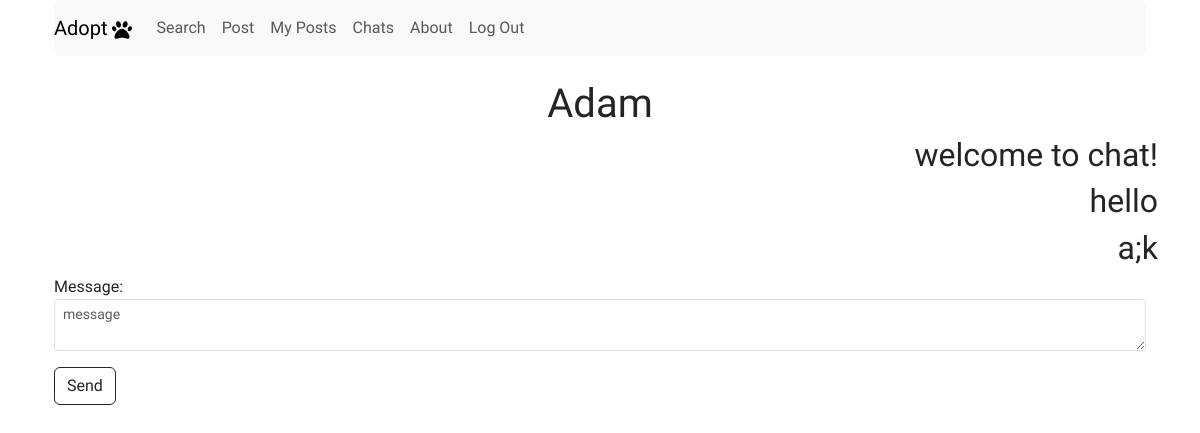
Before: /chats/Adam_chat/ (signed in) with the older database file.
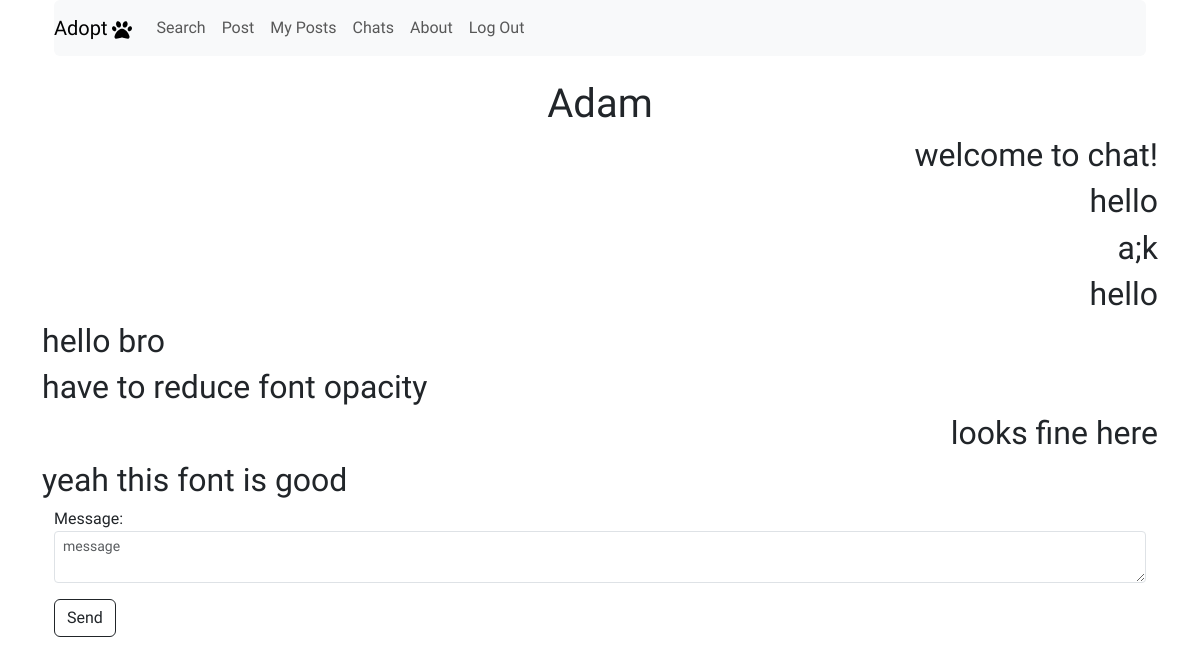
After: the same page with the newer database file.
### chat/models.py (models this page shows)
class DirectMessages(models.Model):
    sender = models.ForeignKey(User, related_name='sender', on_delete=models.CASCADE)
    receiver = models.ForeignKey(User, related_name='receiver', on_delete=models.CASCADE)
    message = models.TextField()
    time = models.TimeField()
    date = models.DateField()

### chat/views.py (the view, shortened to what this page needs)
# urls.py: path('chats/<path:username>_chat/', dm_view, name='dm'),
@login_required
def dm_view(request, username):
    sender = request.user
    receiver = User.objects.get(username=username)
    old_messages = (DirectMessages.objects.filter(sender=sender, receiver=receiver) | DirectMessages.objects.filter(sender=receiver, receiver=sender)).order_by('date', 'time')
    chat_id_ref = old_messages.first()
    chat_id_ref1 = chat_id_ref.sender
    chat_id_ref2 = chat_id_ref.receiver
    context = dict()
    context['sender'] = sender
    context['receiver'] = receiver
    context['old_messages'] = old_messages
    context['user'] = request.user
    context['id1'] = chat_id_ref1
    context['id2'] = chat_id_ref2
    if request.method == 'GET':
        form = SendMessage()
        context['form'] = form
        return render(request, 'chat/dm.html', context)

### chat/forms.py
class SendMessage(ModelForm):
    class Meta:
        model = DirectMessages
        exclude = ['sender', 'receiver', 'time', 'date']
        widgets = {
            'message': forms.Textarea(attrs={'class': 'form-control form-control-sm', 'rows': 2, 'placeholder': 'message'})
        }

### templates/chat/dm.html (shortened to what this page needs)
{% extends 'base.html' %}
{% load static %}
{% block content %}
 <div>
    <h1 id="receiver" style="text-align: center;">{{ receiver }}</h1>
 </div>
    <div id="chatroom">
        {% for message in old_messages %}
        {% if message.sender == user %}
            <div>
                <h2 style="text-align: right;">
                    {{message.message}}
                </h2>
            </div>
        {% else %}
            <div>
                <h2 style="text-align: left;">
                    {{message.message}}
                </h2>
            </div>
        {% endif %}
    {% endfor %}
    </div>
    <div class="container">
        <div class="row">
            <div class="col-md-12">
                <form method="post" id="chat-form">
                    {{ form.as_p }}
                    <button type="submit" id="send_msg" class="btn btn-outline-dark">Send</button>
                </form>
            </div>
        </div>
    </div>
{% endblock %}

Changed rows visible on the page:
added DirectMessages: message "hello"
added DirectMessages: message "hello bro"
added DirectMessages: message "have to reduce font opacity"
added DirectMessages: message "looks fine here"
added DirectMessages: message "yeah this font is good"
